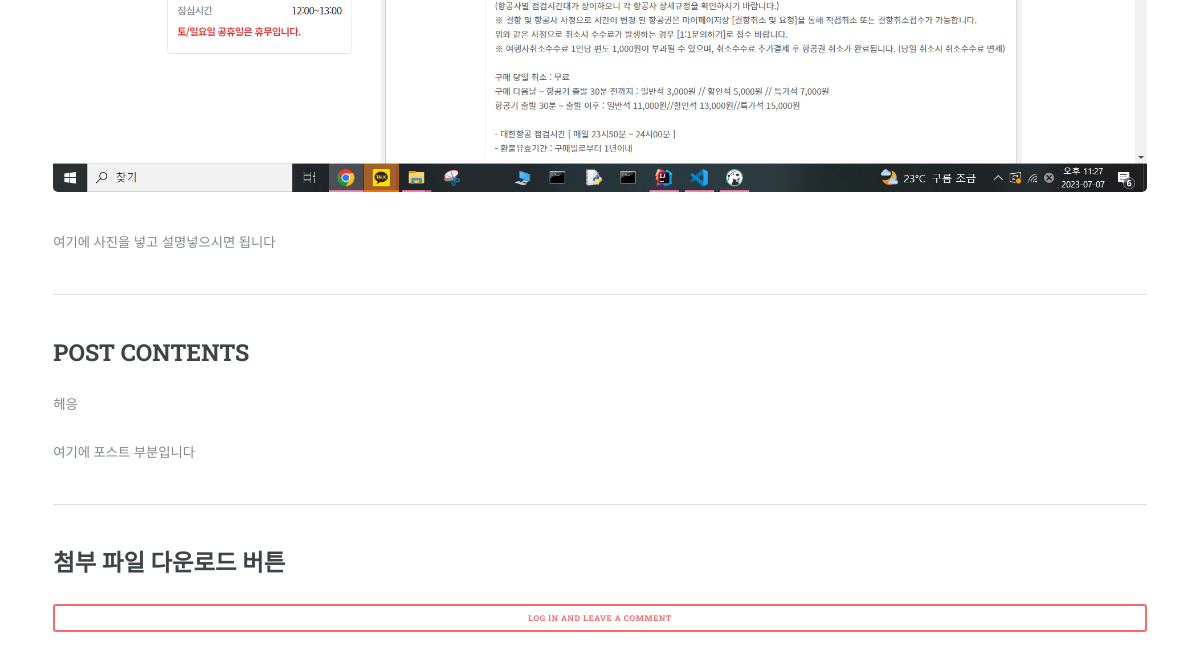
Page /teamangel/10/ (lower part) on the earlier database version.
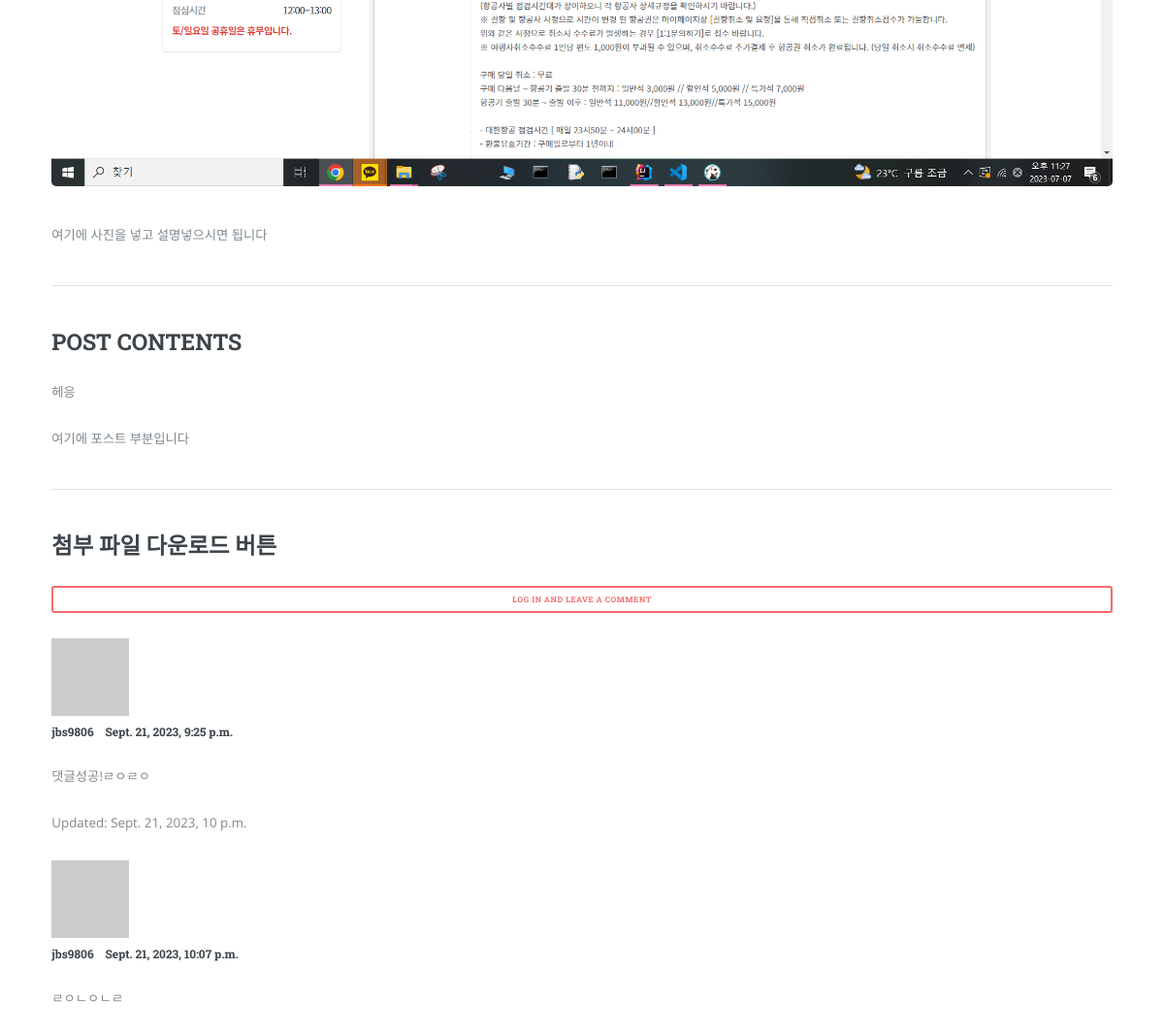
Same page on the later database version.
### teamangel/models.py (models this page shows, shortened)
class Comment(models.Model):
    post = models.ForeignKey(Post, on_delete=models.CASCADE)
    author = models.ForeignKey(User, on_delete=models.CASCADE)
    content = models.TextField()
    created_at = models.DateTimeField(auto_now_add=True)
    modified_at = models.DateTimeField(auto_now=True)

### teamangel/views.py (the view)
# urls.py: path('<int:pk>/', views.PostDetail.as_view()),
class PostDetail(DetailView):
    model = Post

### teamangel/models.py (called while the page is built)
    def __str__(self):
        return f'[{self.pk}]{self.title} :: {self.author}'

### teamangel/templates/teamangel/post_detail.html (shortened to what this page needs)
<!doctype html>
{% load static %}
{% load crispy_forms_tags %}
<html lang="ko">
<head>
    <link rel="stylesheet" href="{% static 'teamangel/assets/css/main.css' %}" media="screen">
</head>
<body class="is-preload">
			<div id="wrapper">
					<div id="main">
						<div class="inner">
								<section>
									{% if post.head_image %}
									<span class="image main"><img src="{{ post.head_image.url}}" alt="{{ post }} head-image" /></span>
									{% else %}
									<span class="image main" src="https://picsum.photos/seed/{{post.id}}/800/200" alt="random-image"></span>
									{% endif %}
                                    <p>여기에 사진을 넣고 설명넣으시면 됩니다</p>
									<hr class="major" />
									<h2>POST CONTENTS</h2>
									<p>{{ post.content }}</p>
									<p>여기에 포스트 부분입니다</p>
									<hr class="major" />
									<h2>첨부 파일 다운로드 버튼</h2>
									{% if user.is_authenticated %}
									<form id="comment-form" method="POST" action="{{ post.get_absolute_url }}new_comment/">
										{% csrf_token %}
										<div class="col-12">
											<textarea name="content" id="demo-message" placeholder="Enter your message" rows="6">{{ comment_form.content }}</textarea>
										</div>
										<div class="col-12">
											<ul class="actions">
												<li><input type="submit" value="Submit" class="primary" /></li>
											</ul>
										</div>
									</form>
									{% else %}
									<div class="col-6 col-12-small">
										<ul class="actions stacked">
											<li>
												<a href="#" class="button small fit btn btn-outline-dark btn-block btn-sm"
													data-toggle="modal" data-target="#loginModal">Log In and leave a comment</a>
											</li>
										</ul>
									</div>
									{% endif %}
									{% if post.comment_set.exists %}
										{% for comment in post.comment_set.iterator %}
										<div class="media mb-4" id="comment- {{ comment.pk }}">
											<img class="d-flex mr-3 rounded-circle" src="http://placehold.it/50*50" alt="">
											<div class="media-body">
												<h5 class="mt-0">{{	comment.author.username }} &nbsp;&nbsp;<small class="text-muted">
													{{ comment.created_at }}</small>
												</h5>
												<p>{{ comment.content | linebreaks }}</p>
												{% if comment.created_at != comment.modified_at %}
													<p class="text-muted float-right"><small>Updated: {{comment.modified_at}}</small></p>
												{% endif %}
											</div>
										</div>
										{% endfor %}
									{% endif %}
								</section>
						</div>
					</div>
			</div>
	</body>
</html>

Differences in the rows shown:
added Comment: author.username "jbs9806", created_at "Sept. 21, 2023, 9:25 p.m.", content "댓글성공!ㄹㅇㄹㅇ", modified_at "Sept. 21, 2023, 10 p.m."
added Comment: author.username "jbs9806", created_at "Sept. 21, 2023, 10:07 p.m.", content "ㄹㅇㄴㅇㄴㄹ"
